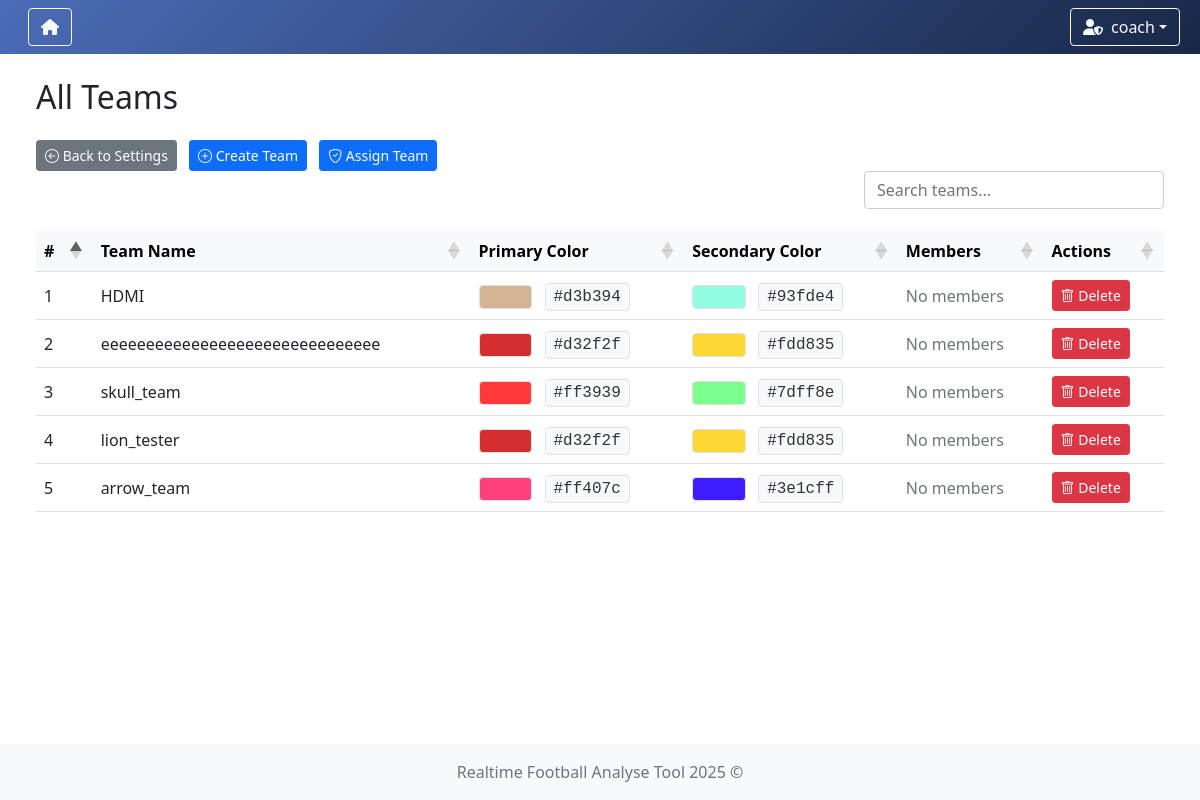
Before: /team/list (signed in) with the older database file.
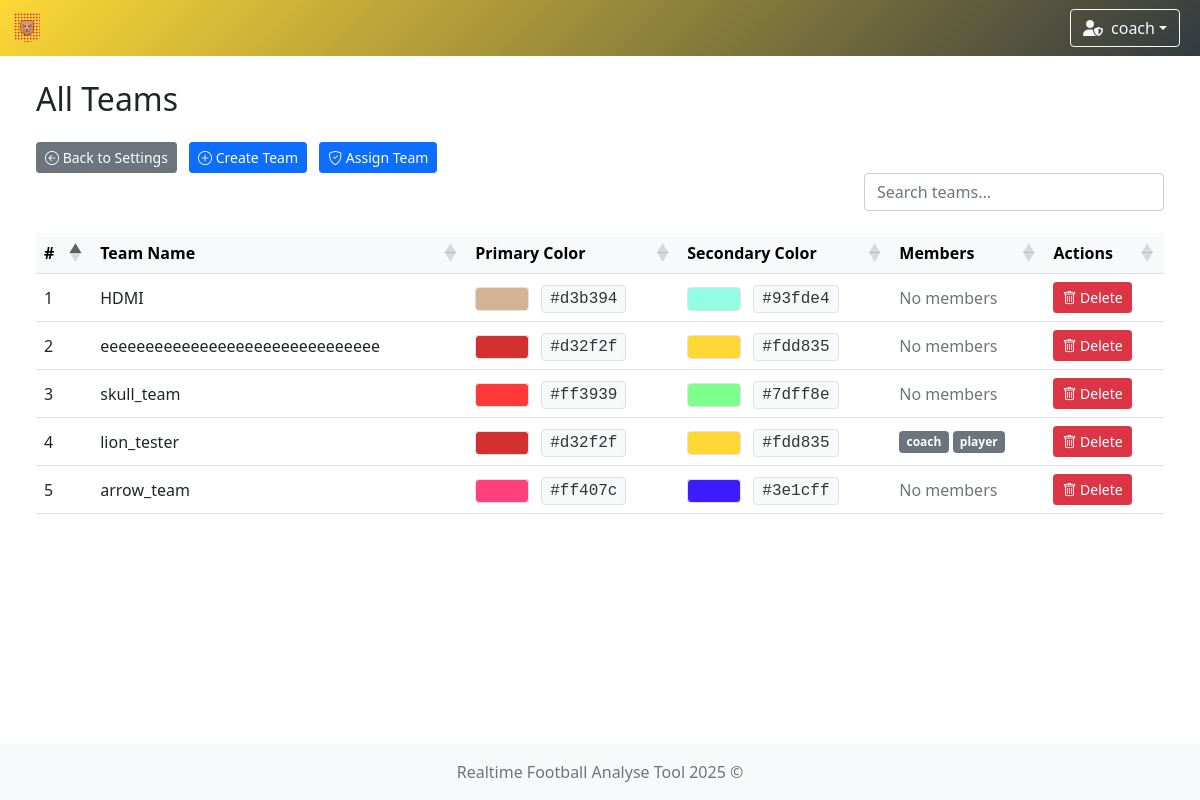
After: the same page with the newer database file.
### app/models/user.py (models this page shows)
class UserModel(db.Model, UserMixin):
    __tablename__ = 'user'
    id = db.Column(db.Integer, primary_key=True)
    username = db.Column(db.String(80), unique=True, nullable=False)
    password = db.Column(db.String(120), nullable=False)
    role = db.Column(db.String(10), nullable=False, default='user')
    team_id = db.Column(db.Integer, db.ForeignKey('teams.id'))
    team = db.relationship('TeamModel', backref='users')

### app/models/team.py (models this page shows)
class TeamModel(db.Model):
    __tablename__ = 'teams'
    id = db.Column(db.Integer, primary_key=True)
    name = db.Column(db.String(100), nullable=False, unique=True)  # prevent duplicate team names
    icon = db.Column(db.String(300), nullable=False)  # longer path for future-proofing
    primary_color = db.Column(db.String(20), nullable=False)
    secondary_color = db.Column(db.String(20), nullable=False)

### app/controllers/team.py (the view)
@team_bp.route('/list')
def list_all_teams():
    teams = TeamModel.query.all()
    team_ids = [team.id for team in teams]
    if not team_ids:
        return render_template(
            'team/show_teams.html',
            teams=[],
            team_members={}
        )
    users = UserModel.query.filter(UserModel.team_id.in_(team_ids)).all()
    team_members = {}
    for user in users:
        team_members.setdefault(user.team_id, []).append(user)
    return render_template(
        'team/show_teams.html',
        teams=teams,
        team_members=team_members
    )

### app/controllers/user.py (called while the page is built)
    @staticmethod
    def load_user(user_id):
        return UserModel.query.get(int(user_id))

### run.py (called while the page is built)
    def _inject_context(self) -> None:
        @self.app.context_processor
        def inject_teams() -> dict:
            try:
                teams = TeamModel.query.all()
                return dict(teams=teams)
            except Exception as e:
                print(f"[!] Error injecting teams: {str(e)} ({type(e).__name__})")
                return dict(teams=[])

### app/templates/team/show_teams.html (shortened to what this page needs)
{% extends "system/base.html" %}
{% block content %}
<div class="container-fluid">
    <div class="row mb-4">
        <div class="col d-flex justify-content-between align-items-center">
            <h2 class="mb-0">All Teams</h2>
        </div>
    </div>
    <div>
        <a href="{{ url_for('settings') }}" class="btn btn-sm btn-secondary">
            <i class="bi bi-arrow-left-circle"></i> Back to Settings
        </a>
        {% if current_user.role == 'admin' %}
            <a href="{{ url_for('team.create_team') }}" class="btn btn-sm btn-primary">
                <i class="bi bi-plus-circle"></i> Create Team
            </a>
            <a href="{{ url_for('assign_team.assign_team') }}" class="btn btn-sm btn-primary">
                <i class="bi bi-shield-check"></i> Assign Team
            </a>
        {% endif %}
    </div>
    <div class="row mb-3">
        <div class="col d-flex justify-content-end">
            <input type="text" id="customSearch" class="form-control custom-search" placeholder="Search teams...">
        </div>
    </div>
    <div class="table-responsive">
        <table id="teamTable" class="table table-hover align-middle mb-0">
            <thead class="table-light">
            <tr>
                <th>#</th>
                <th>Team Name</th>
                <th>Primary Color</th>
                <th>Secondary Color</th>
                <th>Members</th>
                {% if current_user.role == 'admin' %}
                    <th>Actions</th>
                {% endif %}
            </tr>
            </thead>
            <tbody>
            {% if teams and teams|length > 0 %}
                {% for team in teams %}
                    <tr>
                        <td>{{ loop.index }}</td>
                        <td>{{ team.name }}</td>
                        <td>
                            {% set color = team.primary_color|lower %}
                            {% set badge_text_color = '#000' if color.startswith('#fff') or color == '' or color is none else '#fff' %}
                            <span class="badge border" style="background-color: {{ team.primary_color }}; color: {{ badge_text_color }};">
                            </span>
                            <span class="ms-2 px-2 py-1 border rounded" style="background-color: #f8f9fa; color: #333; font-family: monospace;">
                                {{ team.primary_color }}
                            </span>
                        </td>
                        <td>
                            {% set sec = team.secondary_color|lower %}
                            {% set sec_text = '#000' if sec.startswith('#fff') or sec == '' or sec is none else '#fff' %}
                            <span class="badge border" style="background-color: {{ team.secondary_color }}; color: {{ sec_text }};">
                            </span>
                            <span class="ms-2 px-2 py-1 border rounded" style="background-color: #f8f9fa; color: #333; font-family: monospace;">
                                {{ team.secondary_color }}
                            </span>
                        </td>
                        <td>
                            {% set members = team_members.get(team.id, []) %}
                            {% if members %}
                                <div class="d-flex flex-wrap gap-1">
                                    {% for user in members %}
                                        <span class="badge bg-secondary">{{ user.username }}</span>
                                    {% endfor %}
                                </div>
                            {% else %}
                                <span class="text-muted">No members</span>
                            {% endif %}
                        </td>
                        {% if current_user.role == 'admin' %}
                            <td>
                                <button type="button" class="btn btn-danger btn-sm"
                                        data-bs-toggle="modal"
                                        data-bs-target="#deleteModal"
                                        data-team-id="{{ team.id }}"
                                        data-team-name="{{ team.name }}">
                                    <i class="bi bi-trash"></i> Delete
                                </button>
                            </td>
                        {% endif %}
                    </tr>
                {% endfor %}
            {% endif %}
            </tbody>
        </table>
    </div>
</div>
{% endblock %}

### app/templates/system/base.html (shortened to what this page needs)
<!DOCTYPE html>
<html lang="en">
<head>
    <link href="https://cdn.jsdelivr.net/npm/bootstrap@5.1.3/dist/css/bootstrap.min.css" rel="stylesheet"/>
    <link rel="stylesheet" href="https://cdn.jsdelivr.net/npm/bootstrap-icons@1.11.3/font/bootstrap-icons.css"/>
    <link rel="stylesheet" href="https://cdnjs.cloudflare.com/ajax/libs/font-awesome/6.5.0/css/all.min.css"/>
    <link rel="stylesheet" href="https://cdn.datatables.net/1.13.6/css/dataTables.bootstrap5.min.css"/>
    <link rel="stylesheet" href="{{ url_for('static', filename='styles.css') }}"/>
</head>
<body class="{% block body_class %}{% endblock %}">
{% if current_user.is_authenticated %}
    <nav class="navbar navbar-expand-lg navbar-dark"
         style="
         {% if session.team_id %}
             {% for team in teams %}
                 {% if team.id == session.team_id %}
                     background: linear-gradient(135deg, {{ team.secondary_color }}, #343a40);
                 {% endif %}
             {% endfor %}
         {% else %}
             background: linear-gradient(135deg, #4b6cb7, #182848);
         {% endif %}
         ">
        <div class="container-fluid position-relative">
            <a class="navbar-brand d-flex align-items-center" href="{{ url_for('index') }}">
                {% if session.team_id %}
                    {% for team in teams %}
                        {% if team.id == session.team_id %}
                            <img class="team-logo" src="{{ team.icon }}" alt="{{ team.name }} logo"
                                 style="height:30px; margin-right:8px;"/>
                        {% endif %}
                    {% endfor %}
                {% else %}
                    <a href="{{ url_for('game_options') }}" class="btn btn-outline-light me-2" title="Home">
                        <i class="fas fa-home"></i>
                    </a>
                {% endif %}
            </a>
            <div class="ms-auto d-flex align-items-center">
                <div class="dropdown me-2">
                    <button class="btn btn-outline-light dropdown-toggle d-flex align-items-center" type="button"
                            id="userDropdown" data-bs-toggle="dropdown" aria-expanded="false">
                        {% if current_user.role == 'admin' %}
                            <i class="fas fa-user-shield me-2"></i>
                        {% else %}
                            <i class="fas fa-user me-2"></i>
                        {% endif %}
                        {{ current_user.username }}
                    </button>
                </div>
            </div>
        </div>
    </nav>
{% endif %}
<div class="content-wrapper">
    <div class="container-fluid mt-4 px-4">
        <div id="toast-container" class="toast-container position-fixed bottom-0 end-0 p-3" style="z-index: 1100;">
        </div>
        {% block content %}{% endblock %}
    </div>
</div>
<footer class="footer mt-auto py-3 bg-light">
    <div class="container text-center">
        <span class="text-muted">Realtime Football Analyse Tool 2025 ©</span>
    </div>
</footer>
</body>
</html>

### app/static/styles.css (style rules this page uses)
.navbar { transition: background-color 0.5s ease; }
.team-logo { animation: fadeIn 0.5s ease, pulse 1s ease-in-out; }
html, body { height: 100%; margin: 0; padding: 0; }
body { display: flex; flex-direction: column; min-height: 100vh; }
.content-wrapper { flex: 1 0 auto; }
.footer { flex-shrink: 0; background-color: #f8f9fa; padding: 1rem 0; margin-top: auto; }
.table-responsive { margin-top: 0 !important; overflow-x: auto; }
.btn + .btn { margin-left: 0.5rem; }
.table-responsive { overflow-x: auto; }
.table th, .table td { white-space: nowrap; padding: 0.5rem; }
.table thead th { background-color: #f8f9fa; font-weight: bold; }

### app/templates/team/show_teams.html (style rules this page uses)
.table-responsive { overflow-x: auto; }
.table th, .table td { white-space: nowrap; padding: 0.5rem; }
.custom-search { max-width: 300px; background-color: transparent; border: 1px solid #ccc; transition: border-color 0.3s ease; }
.badge { font-size: 0.75rem; padding: 0.4em 0.6em; }

Changed rows visible on the page:
changed TeamModel "lion_tester": gains UserModel (username "player"); gains UserModel (username "coach"); no longer shows "No members"
